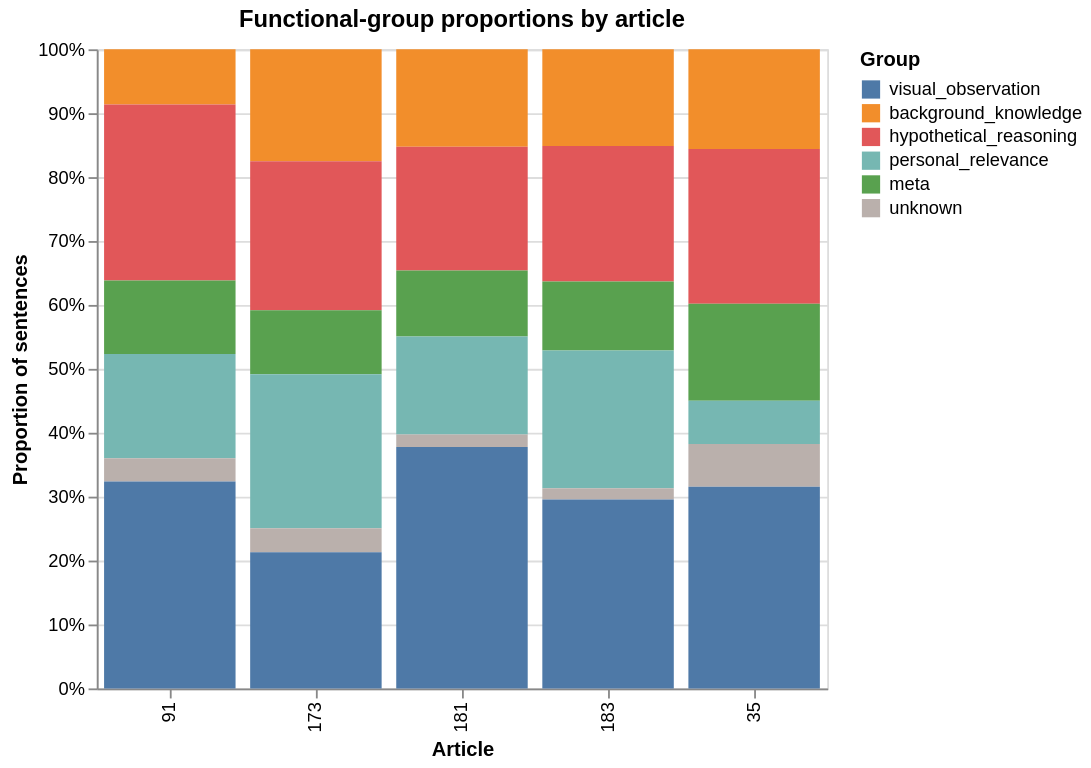

Notebook source saved alongside this figure:
### Markdown cell above
## Q1 — Cross-graph consistency of beyond-plot content

How consistently do people bring in semantic knowledge, personal experience, hypotheticals, and curiosity across different graphs?

We define **"beyond-plot"** broadly as everything outside L1–L3 reading of the chart: Background knowledge, Explanatory inference, Predictive/counterfactual inference, Information need / curiosity, Personal/episodic retrieval, and Evaluative/affective judgment.

### Code cell
# ── Q1a: Per-article distribution of functional groups ──────────────────
group_counts = (
    nodes.groupby(["article_id", "group"])
    .size()
    .reset_index(name="count")
)
group_totals = group_counts.groupby("article_id")["count"].transform("sum")
group_counts["proportion"] = group_counts["count"] / group_totals

group_order = ["visual_observation", "background_knowledge", "hypothetical_reasoning", "personal_relevance", "meta", "unknown"]

chart_q1a = (
    alt.Chart(group_counts, title="Functional-group proportions by article")
    .mark_bar()
    .encode(
        x=alt.X("article_id:N", title="Article", sort=ARTICLE_IDS),
        y=alt.Y("proportion:Q", title="Proportion of sentences", stack="normalize"),
        color=alt.Color(
            "group:N",
            title="Group",
            sort=group_order,
            scale=alt.Scale(
                domain=group_order,
                range=["#4e79a7", "#f28e2b", "#e15759", "#76b7b2", "#59a14f", "#bab0ac"],
            ),
        ),
        tooltip=["article_id:N", "group:N", "count:Q", alt.Tooltip("proportion:Q", format=".1%")],
    )
    .properties(width=400, height=350)
)
chart_q1a

### Figure 1 — Vega specification as saved in the notebook (floating-point values rounded to 4 significant figures)
{"$schema": "https://vega.github.io/schema/vega/v6.json", "data": [{"name": "source_0"}, {"name": "data_0", "values": [{"article_id": "173", "count": 604, "group": "background_knowledge", "proportion": 0.1753, "proportion_end": 1.0, "proportion_start": 0.8247}, {"article_id": "173", "count": 803, "group": "hypothetical_reasoning", "proportion": 0.2331, "proportion_end": 0.8247, "proportion_start": 0.5916}, {"article_id": "173", "count": 344, "group": "meta", "proportion": 0.09985, "proportion_end": 0.5916, "proportion_start": 0.4917}, {"article_id": "173", "count": 831, "group": "personal_relevance", "proportion": 0.2412, "proportion_end": 0.4917, "proportion_start": 0.2505}, {"article_id": "173", "count": 129, "group": "unknown", "proportion": 0.03745, "proportion_end": 0.2505, "proportion_start": 0.2131}, {"article_id": "173", "count": 734, "group": "visual_observation", "proportion": 0.2131, "proportion_end": 0.2131, "proportion_start": 0.0}, {"article_id": "181", "count": 385, "group": "background_knowledge", "proportion": 0.1527, "proportion_end": 1.0, "proportion_start": 0.8473}, {"article_id": "181", "count": 488, "group": "hypothetical_reasoning", "proportion": 0.1935, "proportion_end": 0.8473, "proportion_start": 0.6538}, {"article_id": "181", "count": 260, "group": "meta", "proportion": 0.1031, "proportion_end": 0.6538, "proportion_start": 0.5508}, {"article_id": "181", "count": 387, "group": "personal_relevance", "proportion": 0.1534, "proportion_end": 0.5508, "proportion_start": 0.3973}, {"article_id": "181", "count": 49, "group": "unknown", "proportion": 0.01943, "proportion_end": 0.3973, "proportion_start": 0.3779}, {"article_id": "181", "count": 953, "group": "visual_observation", "proportion": 0.3779, "proportion_end": 0.3779, "proportion_start": 0.0}, {"article_id": "183", "count": 324, "group": "background_knowledge", "proportion": 0.1512, "proportion_end": 1.0, "proportion_start": 0.8488}, {"article_id": "183", "count": 455, "group": "hypothetical_reasoning", "proportion": 0.2123, "proportion_end": 0.8488, "proportion_start": 0.6365}, {"article_id": "183", "count": 231, "group": "meta", "proportion": 0.1078, "proportion_end": 0.6365, "proportion_start": 0.5287}, {"article_id": "183", "count": 462, "group": "personal_relevance", "proportion": 0.2156, "proportion_end": 0.5287, "proportion_start": 0.3131}, {"article_id": "183", "count": 38, "group": "unknown", "proportion": 0.01773, "proportion_end": 0.3131, "proportion_start": 0.2954}, {"article_id": "183", "count": 633, "group": "visual_observation", "proportion": 0.2954, "proportion_end": 0.2954, "proportion_start": 0.0}, {"article_id": "35", "count": 138, "group": "background_knowledge", "proportion": 0.1561, "proportion_end": 1.0, "proportion_start": 0.8439}, {"article_id": "35", "count": 214, "group": "hypothetical_reasoning", "proportion": 0.2421, "proportion_end": 0.8439, "proportion_start": 0.6018}, {"article_id": "35", "count": 134, "group": "meta", "proportion": 0.1516, "proportion_end": 0.6018, "proportion_start": 0.4502}, {"article_id": "35", "count": 60, "group": "personal_relevance", "proportion": 0.06787, "proportion_end": 0.4502, "proportion_start": 0.3824}, {"article_id": "35", "count": 59, "group": "unknown", "proportion": 0.06674, "proportion_end": 0.3824, "proportion_start": 0.3156}, {"article_id": "35", "count": 279, "group": "visual_observation", "proportion": 0.3156, "proportion_end": 0.3156, "proportion_start": 0.0}, {"article_id": "91", "count": 262, "group": "background_knowledge", "proportion": 0.0865, "proportion_end": 1.0, "proportion_start": 0.9135}, {"article_id": "91", "count": 834, "group": "hypothetical_reasoning", "proportion": 0.2753, "proportion_end": 0.9135, "proportion_start": 0.6382}, {"article_id": "91", "count": 348, "group": "meta", "proportion": 0.1149, "proportion_end": 0.6382, "proportion_start": 0.5233}, {"article_id": "91", "count": 494, "group": "personal_relevance", "proportion": 0.1631, "proportion_end": 0.5233, "proportion_start": 0.3602}, {"article_id": "91", "count": 110, "group": "unknown", "proportion": 0.03632, "proportion_end": 0.3602, "proportion_start": 0.3239}, {"article_id": "91", "count": 981, "group": "visual_observation", "proportion": 0.3239, "proportion_end": 0.3239, "proportion_start": 0.0}]}, {"name": "source_0_x_domain_article_id", "values": [{"article_id": "173", "sort_field": 1.0}, {"article_id": "181", "sort_field": 2.0}, {"article_id": "183", "sort_field": 3.0}, {"article_id": "35", "sort_field": 4.0}, {"article_id": "91", "sort_field": 0.0}]}], "marks": [{"type": "rect", "name": "marks", "from": {"data": "data_0"}, "encode": {"update": {"y": {"field": "proportion_end", "scale": "y"}, "tooltip": {"signal": "{\"article_id\": isValid(datum[\"article_id\"]) ? datum[\"article_id\"] : \"\"+datum[\"article_id\"], \"group\": isValid(datum[\"group\"]) ? datum[\"group\"] : \"\"+datum[\"group\"], \"count\": format(datum[\"count\"], \"\"), \"proportion\": format(datum[\"proportion\"], \".1%\")}"}, "y2": {"field": "proportion_start", "scale": "y"}, "width": {"signal": "max(0.25, bandwidth('x'))"}, "x": {"field": "article_id", "scale": "x"}, "fill": {"field": "group", "scale": "color"}}}, "style": ["bar"]}], "scales": [{"name": "x", "type": "band", "domain": {"data": "source_0_x_domain_article_id", "field": "article_id", "sort": {"op": "max", "field": "sort_field"}}, "range": [0, {"signal": "width"}], "paddingInner": 0.1, "paddingOuter": 0.05}, {"name": "y", "type": "linear", "domain": [0, 1], "range": [{"signal": "height"}, 0], "nice": true, "zero": true}, {"name": "color", "type": "ordinal", "domain": ["visual_observation", "background_knowledge", "hypothetical_reasoning", "personal_relevance", "meta", "unknown"], "range": ["#4e79a7", "#f28e2b", "#e15759", "#76b7b2", "#59a14f", "#bab0ac"]}], "axes": [{"scale": "y", "zindex": 0, "ticks": false, "orient": "left", "labels": false, "domain": false, "minExtent": 0, "tickCount": {"signal": "ceil(height/40)"}, "gridScale": "x", "grid": true, "aria": false, "maxExtent": 0}, {"scale": "x", "labelAlign": "right", "labelAngle": 270, "labelBaseline": "middle", "zindex": 0, "orient": "bottom", "title": "Article", "grid": false}, {"scale": "y", "format": ".0%", "title": "Proportion of sentences", "labelOverlap": true, "zindex": 0, "grid": false, "tickCount": {"signal": "ceil(height/40)"}, "orient": "left"}], "title": {"text": "Functional-group proportions by article", "frame": "group"}, "style": "cell", "width": 400, "padding": 5, "height": 350, "legends": [{"title": "Group", "fill": "color", "symbolType": "square"}], "background": "white"}
